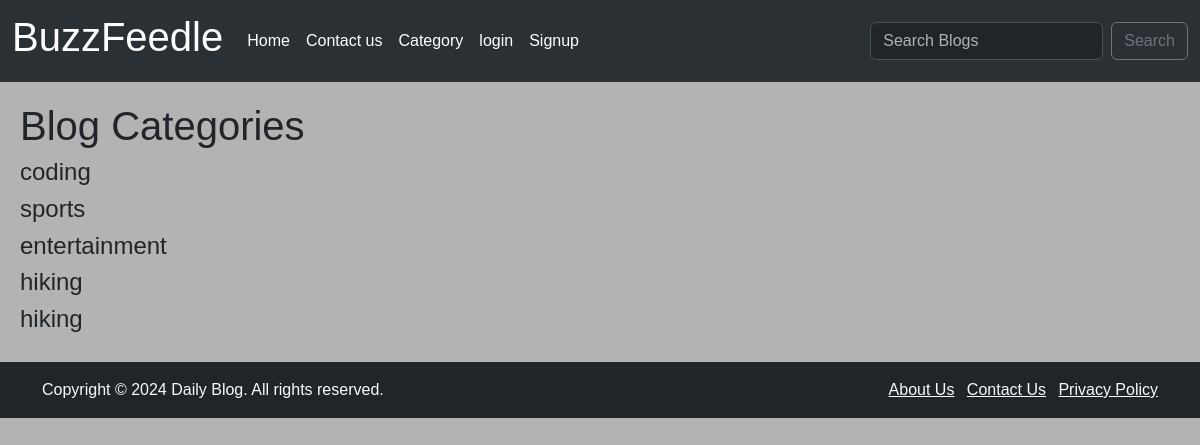
The page /category-list/ on the database as committed earlier.
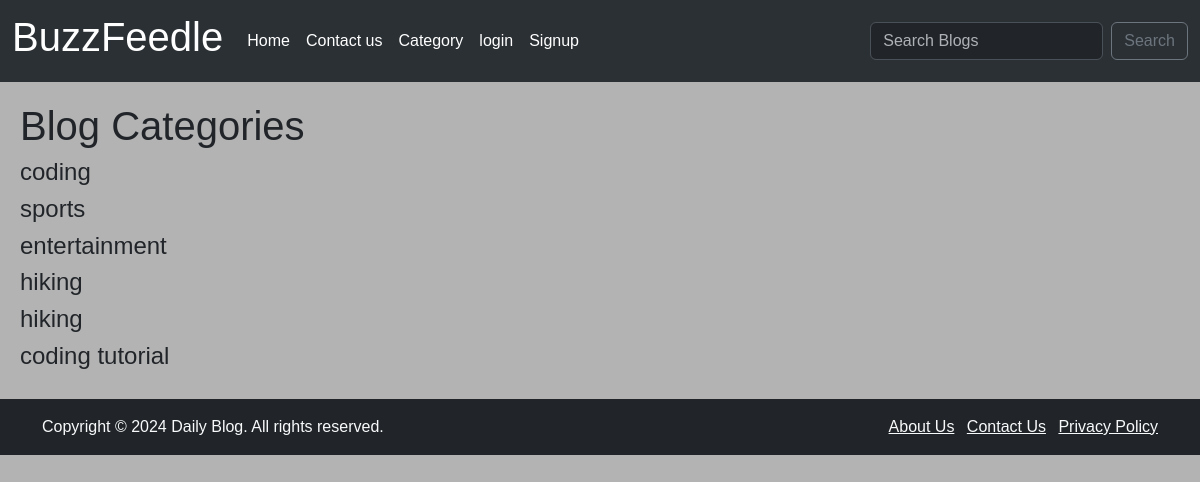
The same page on the database as committed later.
### App/models.py (models this page shows, shortened)
class Category(models.Model):
    name =  models.CharField(max_length=255)
    def __str__(self):
        return self.name

### App/views.py (the view)
# urls.py: path('category-list/', views.category_list_view, name='category-list' ),
def category_list_view(request):
    cat_menu_list = Category.objects.all()
    return render(request, 'category_list.html', {"cat_menu_list":cat_menu_list})

### App/templates/category_list.html
{% extends 'base.html' %}
{% block content %}
    <h1>Blog Categories</h1>
    {% for item in cat_menu_list %}
        <h4><a class="dropdown-item" href="{% url 'category' item|slugify %}">{{item}}</a></h4>
    {% endfor %}
{% endblock  %}

Rows that differ between the two databases and show on the page:
added Category: name "coding tutorial"
